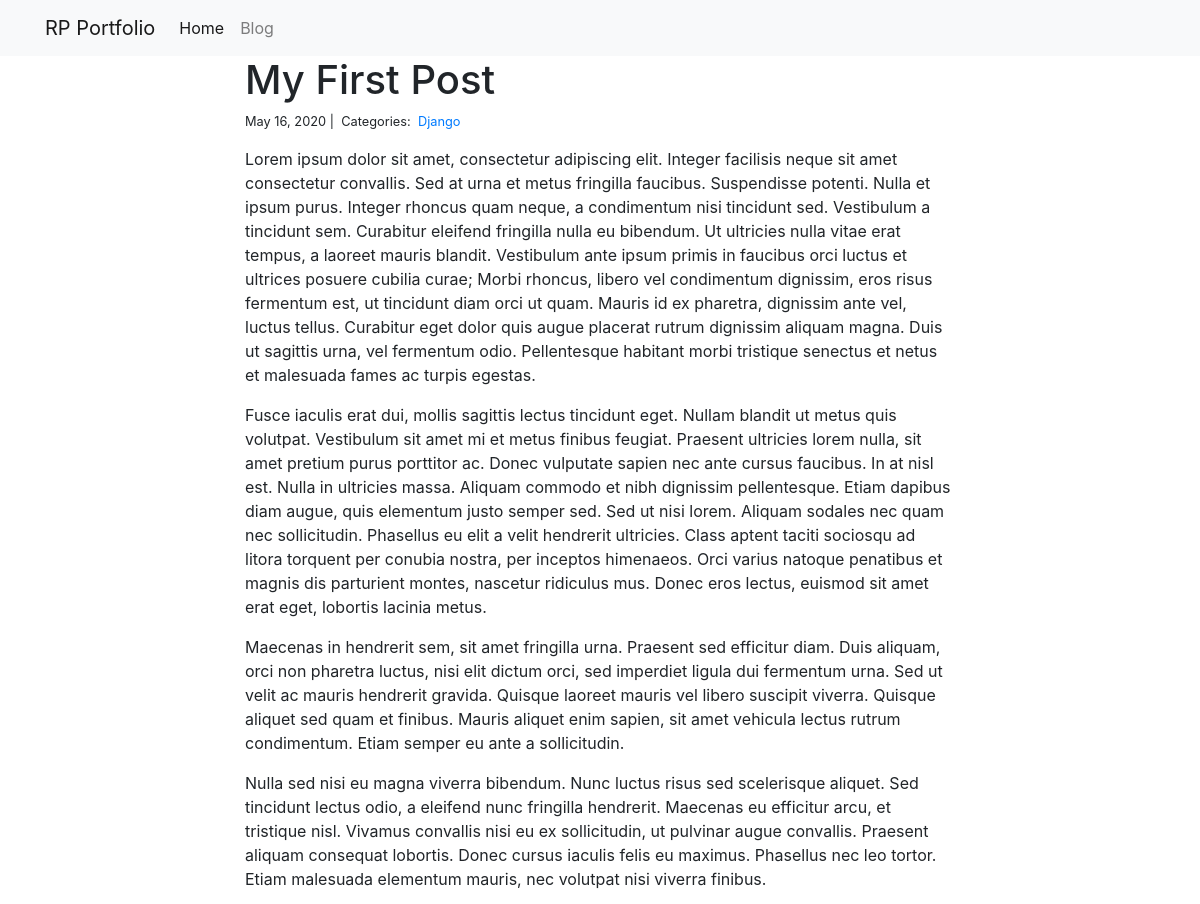
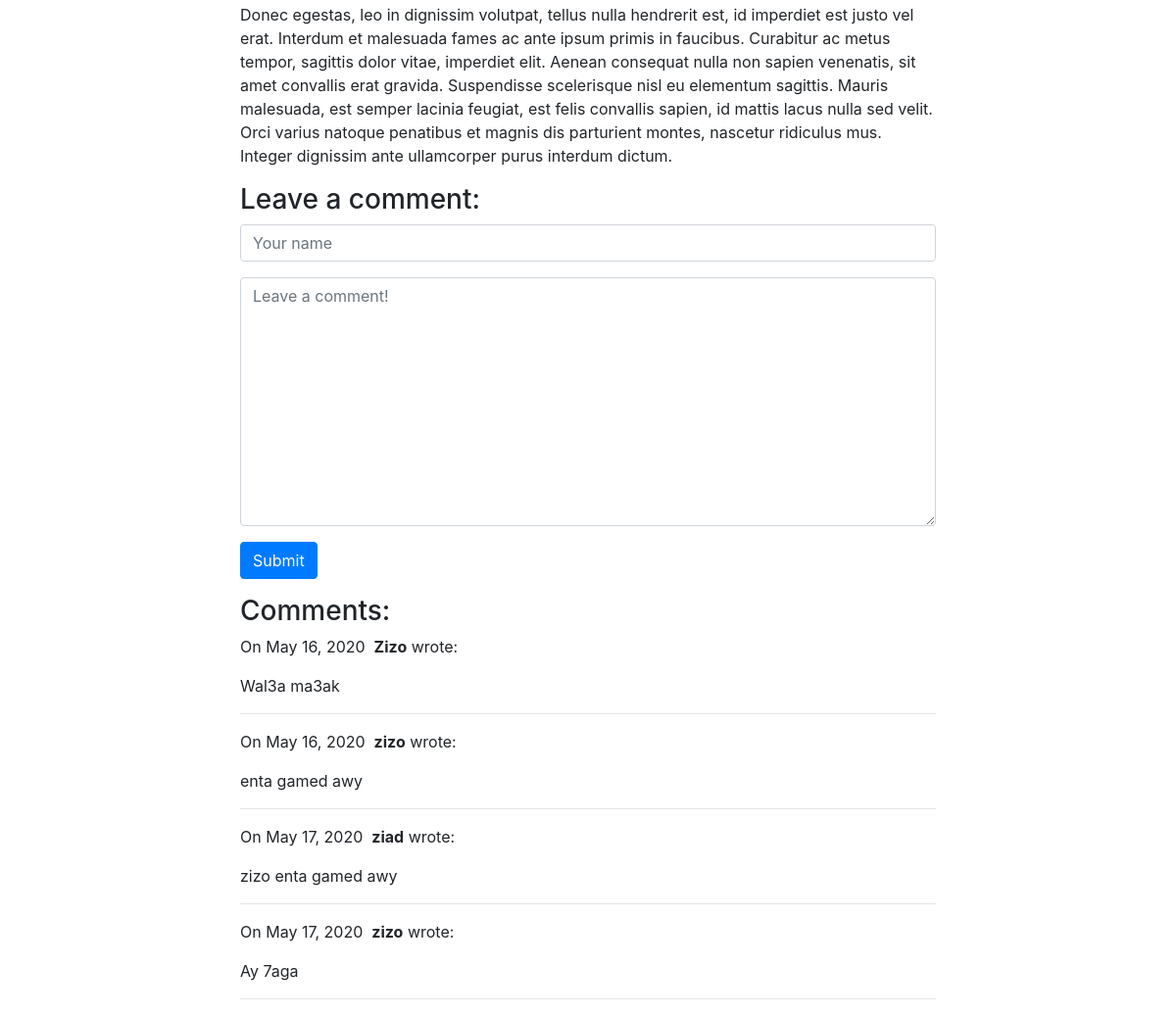
Page /blog/1/ on the committed database (2 pictures, top to bottom).
### blog/models.py (models this page shows)
class Post(models.Model):
    title = models.CharField(max_length=100)
    body = models.TextField()
    created_on = models.DateTimeField(auto_now_add=True)
    last_modified = models.DateTimeField(auto_now_add=True)
    categories = models.ManyToManyField(Category, related_name='posts')

class Category(models.Model):
    name = models.CharField(max_length=25)

class Comment(models.Model):
    author = models.CharField(max_length=40)
    body = models.TextField()
    created_on = models.DateTimeField(auto_now_add=True)
    post = models.ForeignKey(Post, on_delete=models.CASCADE)

### blog/views.py (the view)
# urls.py: path('<int:id>/', views.blog_details_view, name='blog_details'),
def blog_details_view(request, id):
    post = models.Post.objects.get(id=id)
    comments = models.Comment.objects.filter(post_id=id)
    form = forms.CommentForm()
    if request.method == 'POST':
        form = forms.CommentForm(request.POST)
        if form.is_valid():
            comment = models.Comment(**form.cleaned_data, post= post)
            comment.save()
            form = forms.CommentForm()
    context = {
        'post': post,
        'comments': comments,
        'form': form
    }
    return render(request, 'blog_details.html', context)

### blog/forms.py
class CommentForm(forms.Form):
    author = forms.CharField(max_length=40, widget=forms.TextInput(attrs={
        'class': 'form-control', 'placeholder': 'Your name'
    }))
    body = forms.CharField(widget=forms.Textarea(attrs={
        'class': 'form-control', 'placeholder': 'Leave a comment!'
    }))

### blog/templates/blog_details.html (shortened to what this page needs)
{% extends "base.html" %}
{% block page_content %}
<div class="col-md-8 offset-md-2">
    <h1>{{ post.title }}</h1>
    <small>
        {{ post.created_on.date }} |&nbsp;
        Categories:&nbsp;
        {% for category in post.categories.all %}
        <a href="{% url 'blog_category' category.name %}">
            {{ category.name }}
        </a>&nbsp;
        {% endfor %}
    </small>
    <p>{{ post.body | linebreaks }}</p>
    <h3>Leave a comment:</h3>
    <form action="/blog/{{ post.pk }}/" method="post">
        <div class="form-group">
            {{ form.author }}
        </div>
        <div class="form-group">
            {{ form.body }}
        </div>
        <button type="submit" class="btn btn-primary">Submit</button>
    </form>
    <h3>Comments:</h3>
    {% for comment in comments %}
    <p>
        On {{comment.created_on.date }}&nbsp;
        <b>{{ comment.author }}</b> wrote:
    </p>
    <p>{{ comment.body }}</p>
    <hr>
    {% endfor %}
</div>
{% endblock %}

### templates/base.html (shortened to what this page needs)
<link rel="stylesheet" href="https://stackpath.bootstrapcdn.com/bootstrap/4.1.3/css/bootstrap.min.css">
<nav class="navbar navbar-expand-lg navbar-light bg-light">
    <div class="container">
        <a class="navbar-brand" href="{% url 'project_index' %}">RP Portfolio</a>
        <div class="collapse navbar-collapse" id="navbarSupportedContent">
          <ul class="navbar-nav mr-auto">
            <li class="nav-item active">
              <a class="nav-link" href="{% url 'project_index' %}">Home</a>
            </li>
            <li class="nav-item">
              <a class="nav-link" href="{% url 'blog_index' %}">Blog</a>
            </li>
          </ul>
        </div>
    </div>
</nav>
<div class="container">
    {% block page_content %}{% endblock %}
</div>

### rows in the picture
Post: title "My First Post", created_on "May 16, 2020", body "Lorem ipsum dolor sit amet, consectetur adipiscing elit. Integer facilisis neque sit amet consectetur convallis. Sed at urna et metus fringilla faucibus. Suspendisse potenti. Nulla et ipsum purus. Integer rhoncus quam neque, a condimentum nisi tincidunt sed. Vestibulum a tincidunt sem. Curabitur eleifend fringilla nulla eu bibendum. Ut ultricies nulla vitae erat tempus, a laoreet mauris blandit. Vestibulum ante ipsum primis in faucibus orci luctus et ultrices posuere cubilia curae; Morbi rhoncus, libero vel condimentum dignissim, eros risus fermentum est, ut tincidunt diam orci ut quam. Mauris id ex pharetra, dignissim ante vel, luctus tellus. Curabitur eget dolor quis augue placerat rutrum…"
Category: name "Django"
Comment: created_on "May 16, 2020", author "Zizo", body "Wal3a ma3ak"
Comment: created_on "May 16, 2020", author "zizo", body "enta gamed awy"
Comment: created_on "May 17, 2020", author "ziad", body "zizo enta gamed awy"
Comment: created_on "May 17, 2020", author "zizo", body "Ay 7aga"
